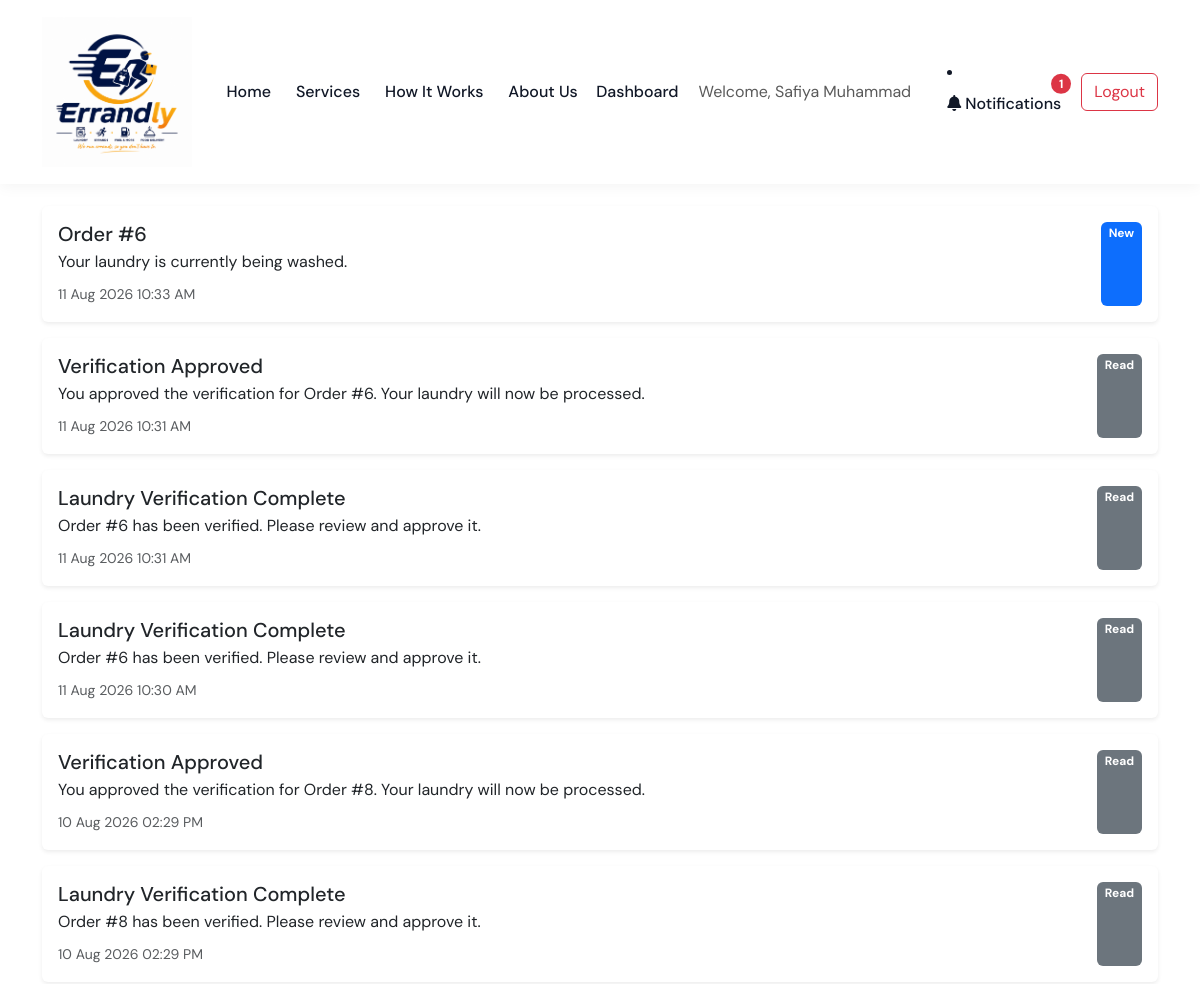
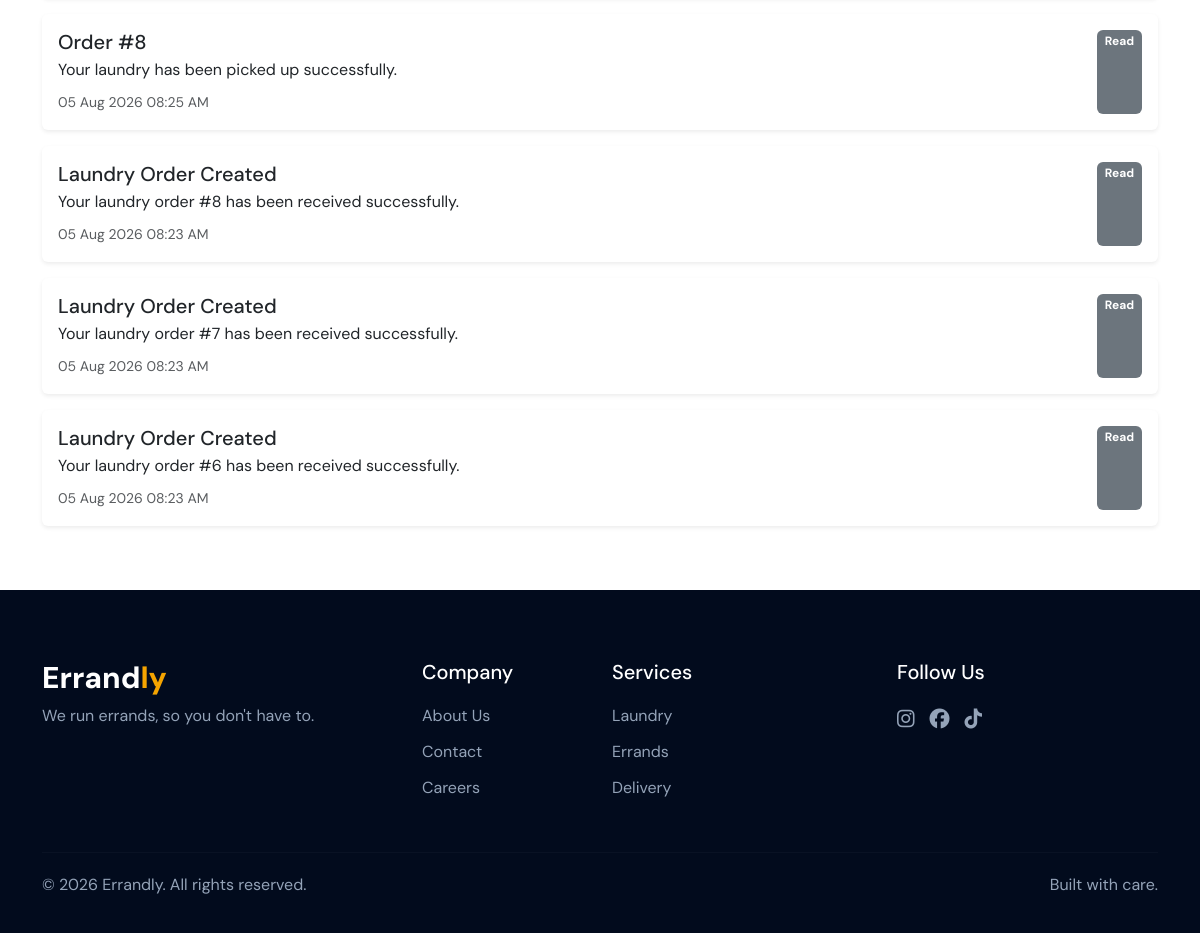
The app's page /notifications (signed in) with its own data (2 pictures, top to bottom).
### models.py (models this page shows)
class User(UserMixin, db.Model):
    __tablename__ = "users"
    id = db.Column(
        db.Integer,
        primary_key=True
    )
    name = db.Column(
        db.String(100),
        nullable=False
    )
    email = db.Column(
        db.String(120),
        unique=True,
        nullable=False
    )
    phone = db.Column(
        db.String(20),
        nullable=False
    )
    address = db.Column(
        db.String(250),
        nullable=False
    )
    password = db.Column(
        db.String(250),
        nullable=False
    )
    role = db.Column(
        db.String(20),
        nullable=False,
        default="customer"
    )
    notifications = db.relationship(
    "Notification",
    back_populates="user",
    cascade="all, delete-orphan"
)

class Notification(db.Model):
    __tablename__ = "notifications"
    id = db.Column(
        db.Integer,
        primary_key=True
    )
    user_id = db.Column(
        db.Integer,
        db.ForeignKey("users.id"),
        nullable=False
    )
    title = db.Column(
        db.String(150),
        nullable=False
    )
    message = db.Column(
        db.Text,
        nullable=False
    )
    is_read = db.Column(
        db.Boolean,
        default=False
    )
    created_at = db.Column(
        db.DateTime,
        default=datetime.utcnow
    )
    user = db.relationship(
        "User",
        back_populates="notifications"
    )

### app.py (the view)
@app.route("/notifications")
@login_required
def notifications():
    notifications = (
        Notification.query
        .filter_by(user_id=current_user.id)
        .order_by(Notification.created_at.desc())
        .all()
    )
    for notification in notifications:
        notification.is_read = True
    db.session.commit()
    return render_template(
        "notifications.html",
        notifications=notifications
    )

### app.py (called while the page is built)
@app.context_processor
def inject_notification_count():
    unread_count = 0
    if current_user.is_authenticated:
        unread_count = (
            Notification.query
            .filter_by(
                user_id=current_user.id,
                is_read=False
            )
            .count()
        )
    return dict(
        unread_notifications=unread_count
    )

@login_manager.user_loader
def load_user(user_id):
    return db.get_or_404(User, int(user_id))

### templates/notifications.html (shortened to what this page needs)
{% extends "base.html" %}
{% block content %}
<div class="container py-5 mt-5">
    <div class="d-flex justify-content-between align-items-center mb-4">
        <div>
            <h2>
            </h2>
            <p class="text-muted">
            </p>
        </div>
    </div>
    {% if notifications %}
        {% for notification in notifications %}
        <div class="card shadow-sm border-0 mb-3">
            <div class="card-body">
                <div class="d-flex justify-content-between">
                    <div>
                        <h5 class="mb-1">
                            {{ notification.title }}
                        </h5>
                        <p class="mb-2">
                            {{ notification.message }}
                        </p>
                        <small class="text-muted">
                            {{ notification.created_at.strftime("%d %b %Y %I:%M %p") }}
                        </small>
                    </div>
                    {% if notification.is_read %}
                        <span class="badge bg-secondary">
                            Read
                        </span>
                    {% else %}
                        <span class="badge bg-primary">
                            New
                        </span>
                    {% endif %}
                </div>
            </div>
        </div>
        {% endfor %}
    {% endif %}
</div>
{% endblock %}

### templates/base.html (shortened to what this page needs)
<!DOCTYPE html>
<html lang="en">
<head>
    <link href="https://cdn.jsdelivr.net/npm/bootstrap@5.3.3/dist/css/bootstrap.min.css"
        rel="stylesheet">
    <link rel="stylesheet"
        href="https://cdnjs.cloudflare.com/ajax/libs/font-awesome/6.5.2/css/all.min.css">
    <link rel="stylesheet"
        href="{{ url_for('static', filename='css/style.css') }}">
</head>
<body>
    <nav class="navbar navbar-expand-lg fixed-top">
        <div class="container">
            <a class="navbar-brand" href="{{ url_for('home') }}">
                <img src="{{ url_for('static', filename='images/errandly-logo.png') }}"
                     alt="Errandly Logo">
            </a>
            <div class="collapse navbar-collapse" id="mainNavbar">
                <ul class="navbar-nav mx-auto">
                    <li class="nav-item">
                        <a class="nav-link" href="#home">Home</a>
                    </li>
                    <li class="nav-item">
                        <a class="nav-link" href="#services">Services</a>
                    </li>
                    <li class="nav-item">
                        <a class="nav-link" href="#how-it-works">
                            How It Works
                        </a>
                    </li>
                    <li class="nav-item">
                        <a class="nav-link" href="#about">
                            About Us
                        </a>
                    </li>
                </ul>
                <div class="nav-actions">
                   {% if current_user.is_authenticated %}
                        {% if current_user.role == "admin" %}
                            <a href="{{ url_for('admin_dashboard') }}"
                                class="nav-link">
                                    Admin Dashboard
                            </a>
                            <a href="{{ url_for('admin_services') }}"
                                class="nav-link">
                                    Manage Pricing
                            </a>
                        {% else %}
                            <a href="{{ url_for('dashboard') }}"
                                class="nav-link">
                                    Dashboard
                            </a>
                        {% endif %}
                        <span class="navbar-text me-3">
                            Welcome, {{ current_user.name }}
                        </span>
                        <li class="nav-item">
                            <a
                                class="nav-link position-relative"
                                href="{{ url_for('notifications') }}"
                            >
                                <i class="fas fa-bell"></i>
                                Notifications
                                {% if unread_notifications > 0 %}
                                    <span
                                        class="position-absolute top-0 start-100 translate-middle badge rounded-pill bg-danger"
                                    >
                                        {{ unread_notifications }}
                                    </span>
                                {% endif %}
                            </a>
                        </li>
                        <a href="{{ url_for('logout') }}"
                        class="btn btn-outline-danger">
                            Logout
                        </a>
                    {% endif %}
                </div>
            </div>
        </div>
    </nav>
    {% block content %}
    {% endblock %}
    <footer class="footer">
        <div class="container">
            <div class="row gy-4">
                <div class="col-lg-4">
                    <h3 class="footer-logo">
                        Errand<span>ly</span>
                    </h3>
                    <p>
                        We run errands, so you don't have to.
                    </p>
                </div>
                <div class="col-lg-2 col-md-4">
                    <h5>Company</h5>
                    <a href="#about">About Us</a>
                    <a href="#">Contact</a>
                    <a href="#">Careers</a>
                </div>
                <div class="col-lg-3 col-md-4">
                    <h5>Services</h5>
                    <a href="#services">Laundry</a>
                    <a href="#services">Errands</a>
                    <a href="#services">Delivery</a>
                </div>
                <div class="col-lg-3 col-md-4">
                    <h5>Follow Us</h5>
                    <div class="social-links">
                        <a href="#">
                            <i class="fab fa-instagram"></i>
                        </a>
                        <a href="#">
                            <i class="fab fa-facebook"></i>
                        </a>
                        <a href="#">
                            <i class="fab fa-tiktok"></i>
                        </a>
                    </div>
                </div>
            </div>
            <hr>
            <div class="footer-bottom">
                <p>
                    © 2026 Errandly. All rights reserved.
                </p>
                <p>
                    Built with care.
                </p>
            </div>
        </div>
    </footer>
</body>
</html>

### static/css/style.css (style rules this page uses)
:root { --primary-color: #071d49; --secondary-color: #f5a400; --dark-color: #111827; --light-color: #f8fafc; --white: #ffffff; }
* { margin: 0; padding: 0; box-sizing: border-box; }
body { font-family: 'DM Sans', sans-serif; color: var(--dark-color); background-color: var(--white); }
.navbar { background-color: var(--white); padding: 12px 0; box-shadow: 0 2px 15px rgba(0, 0, 0, 0.05); transition: all 0.3s ease; }
.navbar-brand { display: flex; align-items: center; }
.navbar-brand img { width: 150px; height: auto; display: block; }
.navbar-nav { gap: 25px; }
.nav-link { color: var(--dark-color); font-weight: 500; padding: 8px 0 !important; position: relative; transition: 0.3s ease; }
.nav-link::after { content: ""; position: absolute; width: 0; height: 2px; background-color: var(--secondary-color); left: 0; bottom: 0; transition: width 0.3s ease; }
.nav-actions { display: flex; align-items: center; gap: 20px; }
.footer { padding: 70px 0 20px; background-color: #020b1d; color: var(--white); }
.footer-logo { font-size: 30px; font-weight: 800; }
.footer-logo span { color: var(--secondary-color); }
.footer p { color: #94a3b8; }
.footer h5 { margin-bottom: 20px; }
.footer a { display: block; color: #94a3b8; text-decoration: none; margin-bottom: 12px; }
.social-links { display: flex; gap: 15px; }
.social-links a { font-size: 20px; }
.footer hr { border-color: #1e293b; margin: 40px 0 20px; }
.footer-bottom { display: flex; justify-content: space-between; }

### records on screen
User: name "Safiya Muhammad"
Notification: title "Order #6", message "Your laundry is currently being washed.", created_at "11 Aug 2026 10:33 AM", is_read "New"
Notification: title "Verification Approved", message "You approved the verification for Order #6. Your laundry will now be processed.", created_at "11 Aug 2026 10:31 AM", is_read "Read"
Notification: title "Laundry Verification Complete", message "Order #6 has been verified. Please review and approve it.", created_at "11 Aug 2026 10:31 AM", is_read "Read"
Notification: title "Laundry Verification Complete", message "Order #6 has been verified. Please review and approve it.", created_at "11 Aug 2026 10:30 AM", is_read "Read"
Notification: title "Verification Approved", message "You approved the verification for Order #8. Your laundry will now be processed.", created_at "10 Aug 2026 02:29 PM", is_read "Read"
Notification: title "Laundry Verification Complete", message "Order #8 has been verified. Please review and approve it.", created_at "10 Aug 2026 02:29 PM", is_read "Read"
Notification: title "Order #8", message "Your laundry has been picked up successfully.", created_at "05 Aug 2026 08:25 AM", is_read "Read"
Notification: title "Laundry Order Created", message "Your laundry order #8 has been received successfully.", created_at "05 Aug 2026 08:23 AM", is_read "Read"
Notification: title "Laundry Order Created", message "Your laundry order #7 has been received successfully.", created_at "05 Aug 2026 08:23 AM", is_read "Read"
Notification: title "Laundry Order Created", message "Your laundry order #6 has been received successfully.", created_at "05 Aug 2026 08:23 AM", is_read "Read"

### other values on screen
{{ unread_notifications }} "1"
